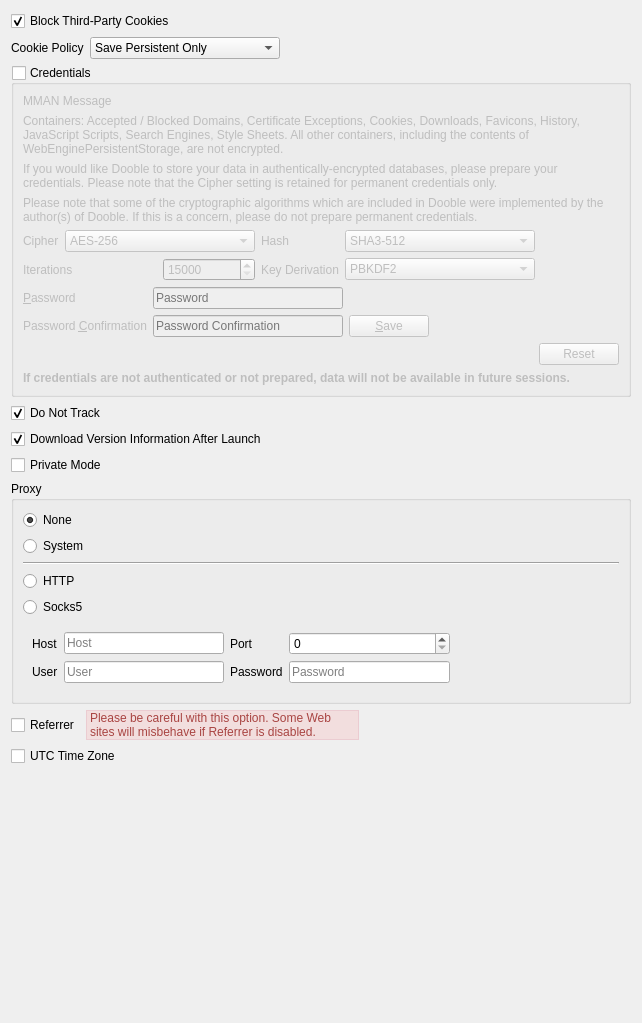
            <widget class="QWidget" name="scrollAreaWidgetContents_3">
             <property name="geometry">
              <rect>
               <x>0</x>
               <y>0</y>
               <width>642</width>
               <height>1023</height>
              </rect>
             </property>
             <layout class="QVBoxLayout" name="verticalLayout_8">
              <item>
               <widget class="QCheckBox" name="block_third_party_cookies">
                <property name="text">
                 <string>Block Third-Party Cookies</string>
                </property>
                <property name="checked">
                 <bool>true</bool>
                </property>
               </widget>
              </item>
              <item>
               <layout class="QHBoxLayout" name="horizontalLayout_7">
                <item>
                 <widget class="QLabel" name="label_13">
                  <property name="text">
                   <string>Cookie Policy</string>
                  </property>
                 </widget>
                </item>
                <item>
                 <widget class="QComboBox" name="cookie_policy">
                  <property name="currentIndex">
                   <number>2</number>
                  </property>
                  <property name="sizeAdjustPolicy">
                   <enum>QComboBox::SizeAdjustPolicy::AdjustToContents</enum>
                  </property>
                  <property name="minimumContentsLength">
                   <number>20</number>
                  </property>
                  <item>
                   <property name="text">
                    <string>Do Not Save</string>
                   </property>
                  </item>
                  <item>
                   <property name="text">
                    <string>Save All</string>
                   </property>
                  </item>
                  <item>
                   <property name="text">
                    <string>Save Persistent Only</string>
                   </property>
                  </item>
                 </widget>
                </item>
                <item>
                 <spacer name="horizontalSpacer_9">
                  <property name="orientation">
                   <enum>Qt::Orientation::Horizontal</enum>
                  </property>
                  <property name="sizeHint" stdset="0">
                   <size>
                    <width>40</width>
                    <height>20</height>
                   </size>
                  </property>
                 </spacer>
                </item>
               </layout>
              </item>
              <item>
               <widget class="QGroupBox" name="credentials">
                <property name="toolTip">
                 <string>&lt;html&gt;&lt;head/&gt;&lt;body&gt;&lt;p&gt;If Credentials is not enabled, data will be stored as plaintext.&lt;/p&gt;&lt;/body&gt;&lt;/html&gt;</string>
                </property>
                <property name="title">
                 <string>Credentials</string>
                </property>
                <property name="checkable">
                 <bool>true</bool>
                </property>
                <property name="checked">
                 <bool>false</bool>
                </property>
                <layout class="QVBoxLayout" name="verticalLayout_6">
                 <item>
                  <widget class="QLabel" name="mman_message">
                   <property name="sizePolicy">
                    <sizepolicy hsizetype="Maximum" vsizetype="Preferred">
                     <horstretch>0</horstretch>
                     <verstretch>0</verstretch>
                    </sizepolicy>
                   </property>
                   <property name="text">
                    <string>MMAN Message</string>
                   </property>
                  </widget>
                 </item>
                 <item>
                  <widget class="QLabel" name="label_26">
                   <property name="text">
                    <string>&lt;html&gt;&lt;head/&gt;&lt;body&gt;&lt;p&gt;Containers: Accepted / Blocked Domains, Certificate Exceptions, Cookies, Downloads, Favicons, History, JavaScript Scripts, Search Engines, Style Sheets. All other containers, including the contents of WebEnginePersistentStorage, are not encrypted.&lt;/p&gt;&lt;/body&gt;&lt;/html&gt;</string>
                   </property>
                   <property name="wordWrap">
                    <bool>true</bool>
                   </property>
                  </widget>
                 </item>
                 <item>
                  <widget class="QLabel" name="label_4">
                   <property name="text">
                    <string>If you would like Dooble to store your data in authentically-encrypted databases, please prepare your credentials. Please note that the Cipher setting is retained for permanent credentials only.</string>
                   </property>
                   <property name="wordWrap">
                    <bool>true</bool>
                   </property>
                  </widget>
                 </item>
                 <item>
                  <widget class="QLabel" name="label_5">
                   <property name="text">
                    <string>Please note that some of the cryptographic algorithms which are included in Dooble were implemented by the author(s) of Dooble. If this is a concern, please do not prepare permanent credentials.</string>
                   </property>
                   <property name="wordWrap">
                    <bool>true</bool>
                   </property>
                  </widget>
                 </item>
                 <item>
                  <layout class="QGridLayout" name="gridLayout_2">
                   <item row="1" column="3">
                    <widget class="QLabel" name="label_6">
                     <property name="text">
                      <string>Key Derivation</string>
                     </property>
                    </widget>
                   </item>
                   <item row="0" column="0">
                    <widget class="QLabel" name="label_7">
                     <property name="text">
                      <string>Cipher</string>
                     </property>
                    </widget>
                   </item>
                   <item row="1" column="2">
                    <widget class="QSpinBox" name="iterations">
                     <property name="minimum">
                      <number>15000</number>
                     </property>
                     <property name="maximum">
                      <number>999999999</number>
                     </property>
                    </widget>
                   </item>
                   <item row="0" column="3">
                    <widget class="QLabel" name="label_8">
                     <property name="text">
                      <string>Hash</string>
                     </property>
                    </widget>
                   </item>
                   <item row="0" column="4">
                    <widget class="QComboBox" name="hash">
                     <property name="currentIndex">
                      <number>1</number>
                     </property>
                     <property name="sizeAdjustPolicy">
                      <enum>QComboBox::SizeAdjustPolicy::AdjustToContents</enum>
                     </property>
                     <property name="minimumContentsLength">
                      <number>20</number>
                     </property>
                     <item>
                      <property name="text">
                       <string>Keccak-512</string>
                      </property>
                     </item>
                     <item>
                      <property name="text">
                       <string>SHA3-512</string>
                      </property>
                     </item>
                    </widget>
                   </item>
                   <item row="1" column="4">
                    <widget class="QComboBox" name="key_derivation">
                     <property name="sizeAdjustPolicy">
                      <enum>QComboBox::SizeAdjustPolicy::AdjustToContents</enum>
                     </property>
                     <property name="minimumContentsLength">
                      <number>20</number>
                     </property>
                     <item>
                      <property name="text">
                       <string>PBKDF2</string>
                      </property>
                     </item>
                    </widget>
                   </item>
                   <item row="0" column="1" colspan="2">
                    <widget class="QComboBox" name="cipher">
                     <property name="sizeAdjustPolicy">
                      <enum>QComboBox::SizeAdjustPolicy::AdjustToContents</enum>
                     </property>
                     <property name="minimumContentsLength">
                      <number>20</number>
                     </property>
                     <item>
                      <property name="text">
                       <string>AES-256</string>
                      </property>
                     </item>
                     <item>
                      <property name="text">
                       <string>Threefish-256</string>
                      </property>
                     </item>
                     <item>
                      <property name="text">
                       <string>XChaCha20</string>
                      </property>
                     </item>
                    </widget>
                   </item>
                   <item row="1" column="0" colspan="2">
                    <widget class="QLabel" name="label_11">
                     <property name="text">
                      <string>Iterations</string>
                     </property>
                    </widget>
                   </item>
                   <item row="0" column="5">
                    <spacer name="horizontalSpacer_6">
                     <property name="orientation">
                      <enum>Qt::Orientation::Horizontal</enum>
                     </property>
                     <property name="sizeHint" stdset="0">
                      <size>
                       <width>40</width>
                       <height>20</height>
                      </size>
                     </property>
                    </spacer>
                   </item>
                  </layout>
                 </item>
                 <item>
                  <layout class="QGridLayout" name="gridLayout">
                   <item row="1" column="1">
                    <widget class="QLineEdit" name="password_2">
                     <property name="echoMode">
                      <enum>QLineEdit::EchoMode::Password</enum>
                     </property>
                     <property name="placeholderText">
                      <string>Password Confirmation</string>
                     </property>
                     <property name="clearButtonEnabled">
                      <bool>true</bool>
                     </property>
                    </widget>
                   </item>
                   <item row="0" column="0">
                    <widget class="QLabel" name="label_9">
                     <property name="text">
                      <string>&amp;Password</string>
                     </property>
                     <property name="buddy">
                      <cstring>password_1</cstring>
                     </property>
                    </widget>
                   </item>
                   <item row="0" column="1">
                    <widget class="QLineEdit" name="password_1">
                     <property name="echoMode">
                      <enum>QLineEdit::EchoMode::Password</enum>
                     </property>
                     <property name="placeholderText">
                      <string>Password</string>
                     </property>
                     <property name="clearButtonEnabled">
                      <bool>true</bool>
                     </property>
                    </widget>
                   </item>
                   <item row="1" column="0">
                    <widget class="QLabel" name="label_10">
                     <property name="text">
                      <string>Password &amp;Confirmation</string>
                     </property>
                     <property name="buddy">
                      <cstring>password_2</cstring>
                     </property>
                    </widget>
                   </item>
                   <item row="1" column="2">
                    <widget class="QPushButton" name="save_credentials">
                     <property name="text">
                      <string>&amp;Save</string>
                     </property>
                    </widget>
                   </item>
                   <item row="1" column="3">
                    <spacer name="horizontalSpacer_7">
                     <property name="orientation">
                      <enum>Qt::Orientation::Horizontal</enum>
                     </property>
                     <property name="sizeHint" stdset="0">
                      <size>
                       <width>40</width>
                       <height>20</height>
                      </size>
                     </property>
                    </spacer>
                   </item>
                  </layout>
                 </item>
                 <item>
                  <layout class="QHBoxLayout" name="horizontalLayout_8">
                   <item>
                    <spacer name="horizontalSpacer_8">
                     <property name="orientation">
                      <enum>Qt::Orientation::Horizontal</enum>
                     </property>
                     <property name="sizeHint" stdset="0">
                      <size>
                       <width>40</width>
                       <height>20</height>
                      </size>
                     </property>
                    </spacer>
                   </item>
                   <item>
                    <widget class="QPushButton" name="reset_credentials">
                     <property name="toolTip">
                      <string>Remove permanent credentials.</string>
                     </property>
                     <property name="text">
                      <string>Reset</string>
                     </property>
                    </widget>
                   </item>
                  </layout>
                 </item>
                 <item>
                  <widget class="QLabel" name="label_12">
                   <property name="font">
                    <font>
                     <bold>true</bold>
                    </font>
                   </property>
                   <property name="text">
                    <string>If credentials are not authenticated or not prepared, data will not be available in future sessions.</string>
                   </property>
                   <property name="wordWrap">
                    <bool>true</bool>
                   </property>
                  </widget>
                 </item>
                </layout>
               </widget>
              </item>
              <item>
               <widget class="QCheckBox" name="do_not_track">
                <property name="text">
                 <string>Do Not Track</string>
                </property>
                <property name="checked">
                 <bool>true</bool>
                </property>
               </widget>
              </item>
              <item>
               <widget class="QCheckBox" name="download_version_information">
                <property name="text">
                 <string>Download Version Information After Launch</string>
                </property>
                <property name="checked">
                 <bool>true</bool>
                </property>
               </widget>
              </item>
              <item>
               <widget class="QCheckBox" name="private_mode">
                <property name="toolTip">
                 <string>Launch Dooble in a private window.</string>
                </property>
                <property name="text">
                 <string>Private Mode</string>
                </property>
               </widget>
              </item>
              <item>
               <widget class="QGroupBox" name="groupBox_2">
                <property name="title">
                 <string>Proxy</string>
                </property>
                <layout class="QVBoxLayout" name="verticalLayout_9">
                 <item>
                  <layout class="QGridLayout" name="gridLayout_6">
                   <item row="4" column="0">
                    <widget class="QRadioButton" name="proxy_socks5">
                     <property name="text">
                      <string>Socks5</string>
                     </property>
                    </widget>
                   </item>
                   <item row="1" column="0">
                    <widget class="QRadioButton" name="proxy_system">
                     <property name="text">
                      <string>System</string>
                     </property>
                    </widget>
                   </item>
                   <item row="2" column="0">
                    <widget class="Line" name="line">
                     <property name="orientation">
                      <enum>Qt::Orientation::Horizontal</enum>
                     </property>
                    </widget>
                   </item>
                   <item row="3" column="0">
                    <widget class="QRadioButton" name="proxy_http">
                     <property name="text">
                      <string>HTTP</string>
                     </property>
                    </widget>
                   </item>
                   <item row="0" column="0">
                    <widget class="QRadioButton" name="proxy_none">
                     <property name="text">
                      <string>None</string>
                     </property>
                     <property name="checked">
                      <bool>true</bool>
                     </property>
                    </widget>
                   </item>
                  </layout>
                 </item>
                 <item>
                  <widget class="QFrame" name="proxy_frame">
                   <layout class="QVBoxLayout" name="verticalLayout_17">
                    <item>
                     <layout class="QGridLayout" name="gridLayout_3">
                      <item row="0" column="3">
                       <widget class="QSpinBox" name="proxy_port">
                        <property name="maximum">
                         <number>65535</number>
                        </property>
                       </widget>
                      </item>
                      <item row="1" column="1">
                       <widget class="QLineEdit" name="proxy_user">
                        <property name="placeholderText">
                         <string>User</string>
                        </property>
                        <property name="clearButtonEnabled">
                         <bool>true</bool>
                        </property>
                       </widget>
                      </item>
                      <item row="1" column="2">
                       <widget class="QLabel" name="label_18">
                        <property name="text">
                         <string>Password</string>
                        </property>
                       </widget>
                      </item>
                      <item row="0" column="0">
                       <widget class="QLabel" name="label_15">
                        <property name="text">
                         <string>Host</string>
                        </property>
                       </widget>
                      </item>
                      <item row="0" column="1">
                       <widget class="QLineEdit" name="proxy_host">
                        <property name="placeholderText">
                         <string>Host</string>
                        </property>
                        <property name="clearButtonEnabled">
                         <bool>true</bool>
                        </property>
                       </widget>
                      </item>
                      <item row="0" column="2">
                       <widget class="QLabel" name="label_16">
                        <property name="text">
                         <string>Port</string>
                        </property>
                       </widget>
                      </item>
                      <item row="1" column="3">
                       <widget class="QLineEdit" name="proxy_password">
                        <property name="echoMode">
                         <enum>QLineEdit::EchoMode::Password</enum>
                        </property>
                        <property name="placeholderText">
                         <string>Password</string>
                        </property>
                        <property name="clearButtonEnabled">
                         <bool>true</bool>
                        </property>
                       </widget>
                      </item>
                      <item row="1" column="0">
                       <widget class="QLabel" name="label_17">
                        <property name="text">
                         <string>User</string>
                        </property>
                       </widget>
                      </item>
                      <item row="1" column="4">
                       <spacer name="horizontalSpacer_11">
                        <property name="orientation">
                         <enum>Qt::Orientation::Horizontal</enum>
                        </property>
                        <property name="sizeHint" stdset="0">
                         <size>
                          <width>40</width>
                          <height>20</height>
                         </size>
                        </property>
                       </spacer>
                      </item>
                     </layout>
                    </item>
                   </layout>
                  </widget>
                 </item>
                </layout>
               </widget>
              </item>
              <item>
               <layout class="QHBoxLayout" name="horizontalLayout_9">
                <item>
                 <widget class="QCheckBox" name="referrer">
                  <property name="sizePolicy">
                   <sizepolicy hsizetype="Maximum" vsizetype="Fixed">
                    <horstretch>0</horstretch>
                    <verstretch>0</verstretch>
                   </sizepolicy>
                  </property>
                  <property name="text">
                   <string>Referrer</string>
                  </property>
                 </widget>
                </item>
                <item>
                 <widget class="QLabel" name="qtwebengine_dictionaries_warning_label_2">
                  <property name="sizePolicy">
                   <sizepolicy hsizetype="Expanding" vsizetype="Preferred">
                    <horstretch>0</horstretch>
                    <verstretch>0</verstretch>
                   </sizepolicy>
                  </property>
                  <property name="styleSheet">
                   <string notr="true">QLabel {background-color: #f2dede; border: 1px solid #ebccd1; color:#a94442;}
</string>
                  </property>
                  <property name="text">
                   <string>&lt;html&gt;&lt;head/&gt;&lt;body&gt;&lt;p&gt;Please be careful with this option. Some Web sites will misbehave if Referrer is disabled.&lt;/p&gt;&lt;/body&gt;&lt;/html&gt;</string>
                  </property>
                  <property name="wordWrap">
                   <bool>true</bool>
                  </property>
                 </widget>
                </item>
                <item>
                 <spacer name="horizontalSpacer_25">
                  <property name="orientation">
                   <enum>Qt::Orientation::Horizontal</enum>
                  </property>
                  <property name="sizeHint" stdset="0">
                   <size>
                    <width>40</width>
                    <height>20</height>
                   </size>
                  </property>
                 </spacer>
                </item>
               </layout>
              </item>
              <item>
               <widget class="QCheckBox" name="utc_time_zone">
                <property name="toolTip">
                 <string>&lt;html&gt;&lt;head/&gt;&lt;body&gt;&lt;p&gt;Please restart Dooble if UTC Time Zone is modified.&lt;/p&gt;&lt;/body&gt;&lt;/html&gt;</string>
                </property>
                <property name="text">
                 <string>UTC Time Zone</string>
                </property>
               </widget>
              </item>
              <item>
               <spacer name="verticalSpacer_5">
                <property name="orientation">
                 <enum>Qt::Orientation::Vertical</enum>
                </property>
                <property name="sizeHint" stdset="0">
                 <size>
                  <width>20</width>
                  <height>40</height>
                 </size>
                </property>
               </spacer>
              </item>
             </layout>
            </widget>
